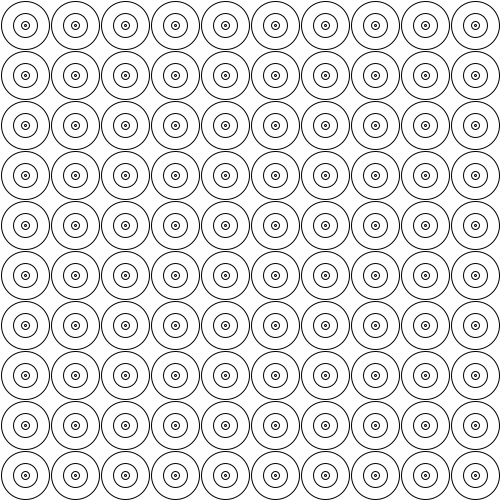
Frame 1 (no input)
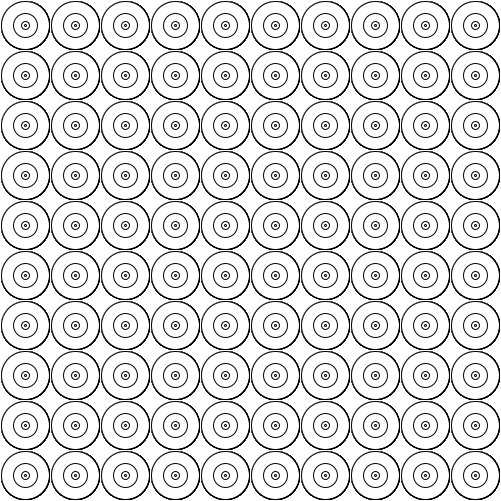
Frame 60 (the mouse pressed at the canvas centre just before this capture)
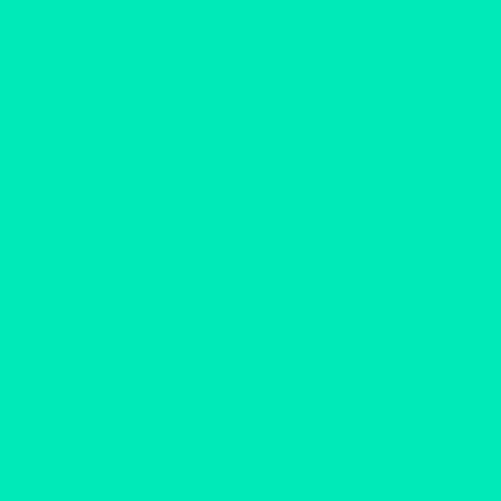
Frame 120 (the mouse held since frame 60 and released just before this capture)

The Processing sketch that drew these frames (run headless with seeded random() and noise(); from frame 60 on, the mouse is pressed at the canvas centre):

// Processing sketch: processing_161907
// ── processing_161907.pde

// by gilles marion modified by Sophie Lejot evaluated by Antoine mauron.
 
//1. *** 
//2. ***
//3. ***
//4. ***
//5. ***
//6. **
//7. ***
//8. ***
 
 
// DÃ�ï¿½Ã¯Â¿Â½Ã�Â¯Ã�Â¿Ã�Â½Ã�ï¿½Ã¯Â¿Â½Ã�ï¿½Ã�Â©finition des variables
float diametre = 48; // diametre du plus grand cercle de base
int ecart = 50; // Ã�ï¿½Ã¯Â¿Â½Ã�Â¯Ã�Â¿Ã�Â½Ã�ï¿½Ã¯Â¿Â½Ã�ï¿½Ã�Â©cartement des cercles, pour laisser un blanc entre
int decalage = ecart/2; // dÃ�ï¿½Ã¯Â¿Â½Ã�Â¯Ã�Â¿Ã�Â½Ã�ï¿½Ã¯Â¿Â½Ã�ï¿½Ã�Â©calage du centre des cercles Ã�ï¿½Ã¯Â¿Â½Ã�ï¿½Ã�Â¢Ã�ï¿½Ã�Â¯Ã�ï¿½Ã�Â¿Ã�ï¿½Ã�Â½Ã�ï¿½Ã¯Â¿Â½Ã�ï¿½Ã�Â¦
// Ã�ï¿½Ã¯Â¿Â½Ã�ï¿½Ã�Â¢Ã�ï¿½Ã�Â¯Ã�ï¿½Ã�Â¿Ã�ï¿½Ã�Â½Ã�ï¿½Ã¯Â¿Â½Ã�ï¿½Ã�Â¦ par rapport au bord de la fenÃ�ï¿½Ã¯Â¿Â½Ã�Â¯Ã�Â¿Ã�Â½Ã�ï¿½Ã¯Â¿Â½Ã�ï¿½Ã�Âªtre ( moitiÃ�ï¿½Ã¯Â¿Â½Ã�Â¯Ã�Â¿Ã�Â½Ã�ï¿½Ã¯Â¿Â½Ã�ï¿½Ã�Â© de l'Ã�ï¿½Ã¯Â¿Â½Ã�Â¯Ã�Â¿Ã�Â½Ã�ï¿½Ã¯Â¿Â½Ã�ï¿½Ã�Â©cartement )
float posX, posY; // variables pour les ccordonnÃ�ï¿½Ã¯Â¿Â½Ã�Â¯Ã�Â¿Ã�Â½Ã�ï¿½Ã¯Â¿Â½Ã�ï¿½Ã�Â©es du centre du cercle
int nombreEllipses = 5;
 
void setup() {
  size(501,501); //501 pixels et pas 500 pour que les ellipses ne touchent pas les bords
  background(255);
  smooth();
}
 
void draw() {
  for (int i = 0; i < 10; i++) { // premiÃ�ï¿½Ã¯Â¿Â½Ã�Â¯Ã�Â¿Ã�Â½Ã�ï¿½Ã¯Â¿Â½Ã�ï¿½Ã�Â¨re boucle pour rÃ�ï¿½Ã¯Â¿Â½Ã�Â¯Ã�Â¿Ã�Â½Ã�ï¿½Ã¯Â¿Â½Ã�ï¿½Ã�Â©pÃ�ï¿½Ã¯Â¿Â½Ã�Â¯Ã�Â¿Ã�Â½Ã�ï¿½Ã¯Â¿Â½Ã�ï¿½Ã�Â©ter les ellipses en X, 10 fois
    for (int j = 0; j < 10; j++) { // seconde boucle pour rÃ�ï¿½Ã¯Â¿Â½Ã�Â¯Ã�Â¿Ã�Â½Ã�ï¿½Ã¯Â¿Â½Ã�ï¿½Ã�Â©pÃ�ï¿½Ã¯Â¿Â½Ã�Â¯Ã�Â¿Ã�Â½Ã�ï¿½Ã¯Â¿Â½Ã�ï¿½Ã�Â©ter les ellipses en Y, 10 fois
      for (int n = 1; n < nombreEllipses; n++) { // troisiÃ�ï¿½Ã¯Â¿Â½Ã�Â¯Ã�Â¿Ã�Â½Ã�ï¿½Ã¯Â¿Â½Ã�ï¿½Ã�Â¨me boucle pour imbriquer plusieurs ellipses
        posX = decalage + i*ecart;
        posY = decalage + j*ecart;
        diametre = diametre/n; // le diametre est divisÃ�ï¿½Ã¯Â¿Â½Ã�Â¯Ã�Â¿Ã�Â½Ã�ï¿½Ã¯Â¿Â½Ã�ï¿½Ã�Â© par le nombre de tours de la boucle, de 1 Ã�ï¿½Ã¯Â¿Â½Ã�Â¯Ã�Â¿Ã�Â½Ã�ï¿½Ã¯Â¿Â½Ã�ï¿½Ã�Â  4
        ellipse(posX, posY, diametre, diametre);
      }
      diametre = 48; // On ramÃ�ï¿½Ã¯Â¿Â½Ã�Â¯Ã�Â¿Ã�Â½Ã�ï¿½Ã¯Â¿Â½Ã�ï¿½Ã�Â¨ne le diamÃ�ï¿½Ã¯Â¿Â½Ã�Â¯Ã�Â¿Ã�Â½Ã�ï¿½Ã¯Â¿Â½Ã�ï¿½Ã�Â¨tre Ã�ï¿½Ã¯Â¿Â½Ã�Â¯Ã�Â¿Ã�Â½Ã�ï¿½Ã¯Â¿Â½Ã�ï¿½Ã�Â  sa valeur d'origine, le grand cercle,
      // avant de redessiner une sÃ�ï¿½Ã¯Â¿Â½Ã�Â¯Ã�Â¿Ã�Â½Ã�ï¿½Ã¯Â¿Â½Ã�ï¿½Ã�Â©rie de 4 cercles imbriquÃ�ï¿½Ã¯Â¿Â½Ã�Â¯Ã�Â¿Ã�Â½Ã�ï¿½Ã¯Â¿Â½Ã�ï¿½Ã�Â©s
    }
  }
 
  if (mousePressed == true) {
    background(random(0), random(250), random(255));
    strokeWeight(random(8));
   fill(random(0),random(250),random(200));

}
 
  
}
